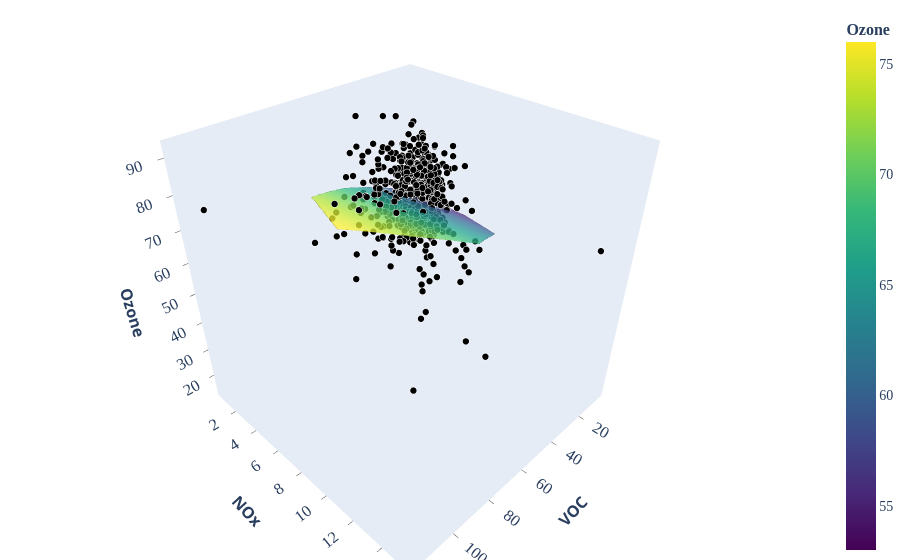

Notebook source saved alongside this figure:
### Code cell
# Interactive 3D Plot (Plotly)
try:
    import plotly.graph_objects as go
except ImportError as exc:
    raise ImportError('Plotly is required for the interactive 3D view. Install it with `pip install plotly`.') from exc

plotly_scale = CONFIG['plot'].get('plotly_colorscale') or plot_cfg['cmap'].capitalize()
base_fs = CONFIG['plot'].get('font_size', 12)
marker_size = max(plot_cfg['point_size'] / 4, 4)
vmin = float(np.round(np.nanmin(value_grid)))
vmax = float(np.round(np.nanmax(value_grid)))


# Downsample for interactions if grid is huge (e.g. > 250x250) to prevent browser hang
max_dim = 250
stride = max(1, int(max(lon_grid.shape) / max_dim))
if stride > 1:
    print(f'Downsampling Plotly surface by {stride}x (original {lon_grid.shape}) for smoothness.')
    p_lon = lon_grid[::stride, ::stride]
    p_lat = lat_grid[::stride, ::stride]
    p_val = value_grid[::stride, ::stride]
else:
    p_lon, p_lat, p_val = lon_grid, lat_grid, value_grid

fig = go.Figure()
fig.add_surface(
    x=p_lon,
    y=p_lat,
    z=p_val,
    colorscale=plotly_scale,
    opacity=plot_cfg['surface_alpha'],
    cmin=vmin,
    cmax=vmax,
    showscale=True,
    colorbar=dict(
        title=dict(text=f"<b>{value_col}</b>", font=dict(size=base_fs+2)),
        tickfont=dict(size=base_fs, family='Arial Black'),
    ),
    name='RBF surface',
)
show_point_values = CONFIG['plot'].get('show_point_values', True)
if show_point_values:
    marker_color = values
    marker_scale = plotly_scale
else:
    marker_color = 'black'
    marker_scale = None

fig.add_scatter3d(
    x=lon,
    y=lat,
    z=values,
    mode='markers',
    marker=dict(
        size=marker_size,
        color=marker_color,
        colorscale=marker_scale,
        line=dict(width=1, color='white'),
        cmin=vmin,
        cmax=vmax,
    ),
    name='Observed points',
)
fig.update_layout(
    # title='RBF Surface - Interactive 3D',
    scene=dict(
        xaxis=dict(
            title=dict(text=f"<b>{lon_col}</b>", font=dict(size=base_fs+2)),
            tickfont=dict(size=base_fs, family='Arial Black'),
            showgrid=False, ticks='outside'
        ),
        yaxis=dict(
            title=dict(text=f"<b>{lat_col}</b>", font=dict(size=base_fs+2)),
            tickfont=dict(size=base_fs, family='Arial Black'),
            showgrid=False, ticks='outside'
        ),
        zaxis=dict(
            title=dict(text=f"<b>{value_col}</b>", font=dict(size=base_fs+2)),
            tickfont=dict(size=base_fs, family='Arial Black'),
            showgrid=False, ticks='outside'
        ),
    ),
    margin=dict(l=0, r=0, t=10, b=0),
)

if SAVE_OUTPUTS:
    interactive_path = OUTPUT_DIR / f'{ARTIFACT_PREFIX}_interactive.html'
    fig.write_html(interactive_path, include_plotlyjs='cdn')

fig.show()

### Figure 1 — Plotly figure (JSON) as saved in the notebook; plotly's stock layout.template omitted (floating-point values rounded to 4 significant figures; data arrays with more than 128 entries replaced by an {"elided": "..."} marker saying what was removed)
{"data": [{"cmax": 76, "cmin": 53, "colorbar": {"tickfont": {"family": "Arial Black", "size": 14}, "title": {"font": {"size": 16}, "text": "<b>Ozone</b>"}}, "colorscale": [[0, "#440154"], [0.1111, "#482878"], [0.2222, "#3e4989"], [0.3333, "#31688e"], [0.4444, "#26828e"], [0.5556, "#1f9e89"], [0.6667, "#35b779"], [0.7778, "#6ece58"], [0.8889, "#b5de2b"], [1, "#fde725"]], "name": "RBF surface", "opacity": 0.75, "showscale": true, "type": "surface", "x": {"elided": "250x250 float values"}, "y": {"elided": "250x250 float values"}, "z": {"elided": "250x250 float values"}}, {"marker": {"cmax": 76, "cmin": 53, "color": "black", "line": {"color": "white", "width": 1}, "size": 4}, "mode": "markers", "name": "Observed points", "type": "scatter3d", "x": {"elided": "826 float values"}, "y": {"elided": "826 float values"}, "z": {"elided": "826 float values"}}], "layout": {"margin": {"b": 0, "l": 0, "r": 0, "t": 10}, "scene": {"xaxis": {"showgrid": false, "tickfont": {"family": "Arial Black", "size": 14}, "ticks": "outside", "title": {"font": {"size": 16}, "text": "<b>VOC</b>"}}, "yaxis": {"showgrid": false, "tickfont": {"family": "Arial Black", "size": 14}, "ticks": "outside", "title": {"font": {"size": 16}, "text": "<b>NOx</b>"}}, "zaxis": {"showgrid": false, "tickfont": {"family": "Arial Black", "size": 14}, "ticks": "outside", "title": {"font": {"size": 16}, "text": "<b>Ozone</b>"}}}}}
